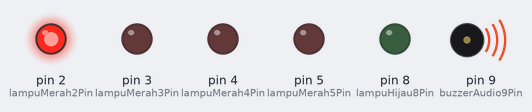
Recording of a sketch running on a simulated Arduino Uno, built with avr-gcc and run on an emulated ATmega328P. Parts: output pins drawn as LEDs (lit = HIGH), buzzer (waves = sounding). At 7.6 s the program stops and its outputs stay as they are.

Above: at 0.2 s.
At 1.6 s:
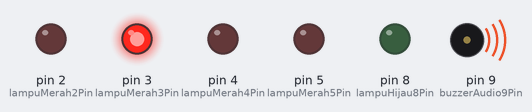
At 3.0 s:
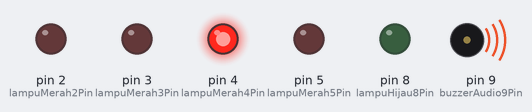
At 4.4 s:
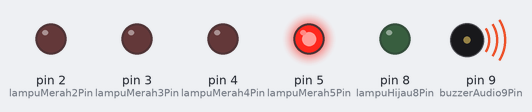
At 5.7 s:
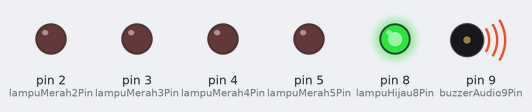
At 7.7 s:
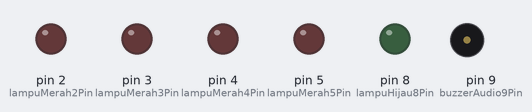
Timing chart, 0 to 9.1 s (numbered marks = the images above):
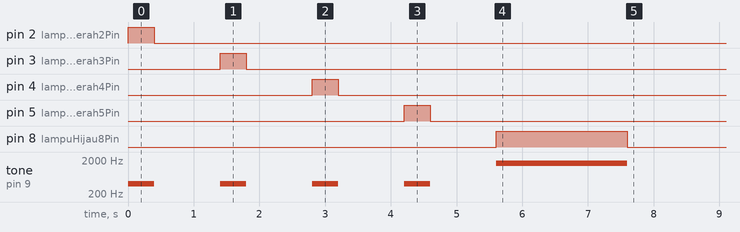

Measured:
- by itself, pin 2 (lampuMerah2Pin): LOW → HIGH at 0.00 s, → LOW 0.40 s later
- by itself, pin 3 (lampuMerah3Pin): LOW → HIGH at 1.4 s, → LOW 0.40 s later
- by itself, pin 4 (lampuMerah4Pin): LOW → HIGH at 2.8 s, → LOW 0.40 s later
- by itself, pin 5 (lampuMerah5Pin): LOW → HIGH at 4.2 s, → LOW 0.40 s later
- by itself, pin 8 (lampuHijau8Pin): LOW → HIGH at 5.6 s, → LOW 2.0 s later
- by itself, tone on pin 9 (buzzerAudio9Pin): plays 400 Hz for 0.40 s, 400 Hz for 0.40 s, 400 Hz for 0.40 s, 400 Hz for 0.40 s, 1600 Hz for 2.0 s

The sketch:

light-pannel-sport.ino
```cpp
const int lampuMerah2Pin = 2;
const int lampuMerah3Pin = 3;
const int lampuMerah4Pin = 4;
const int lampuMerah5Pin = 5;
const int lampuHijau8Pin = 8;
const int buzzerAudio9Pin = 9;

void setup() {
  pinMode(lampuMerah2Pin, OUTPUT);
  pinMode(lampuMerah3Pin, OUTPUT);
  pinMode(lampuMerah4Pin, OUTPUT);
  pinMode(lampuMerah5Pin, OUTPUT);
  pinMode(lampuHijau8Pin, OUTPUT);
  pinMode(buzzerAudio9Pin, OUTPUT);
}

void loop() {
  digitalWrite(lampuMerah2Pin, HIGH);
  tone(buzzerAudio9Pin, 400);
  delay(400);
  noTone(buzzerAudio9Pin);
  digitalWrite(lampuMerah2Pin, LOW);

  delay(1000);

  digitalWrite(lampuMerah3Pin, HIGH);
  tone(buzzerAudio9Pin, 400);
  delay(400);
  noTone(buzzerAudio9Pin);
  digitalWrite(lampuMerah3Pin, LOW);

  delay(1000);

  digitalWrite(lampuMerah4Pin, HIGH);
  tone(buzzerAudio9Pin, 400);
  delay(400);
  noTone(buzzerAudio9Pin);
  digitalWrite(lampuMerah4Pin, LOW);

  delay(1000);

  digitalWrite(lampuMerah5Pin, HIGH);
  tone(buzzerAudio9Pin, 400);
  delay(400);
  noTone(buzzerAudio9Pin);
  digitalWrite(lampuMerah5Pin, LOW);

delay(1000);

  digitalWrite(lampuHijau8Pin, HIGH);
  tone(buzzerAudio9Pin, 1600);
  delay(2000);
  noTone(buzzerAudio9Pin);
  digitalWrite(lampuHijau8Pin, LOW);

  while (true) {

  }
}
```
